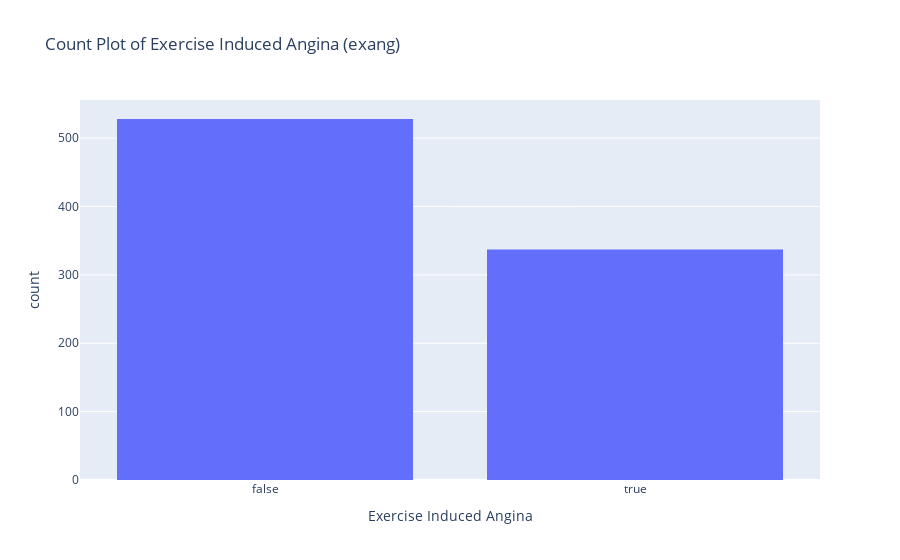

The notebook cell saved with this chart:
### Code cell
# Count plot for 'exang'
fig = px.histogram(df, x='exang', title='Count Plot of Exercise Induced Angina (exang)',
                   labels={'exang': 'Exercise Induced Angina'},
                   color_discrete_map={0: 'lightblue', 1: 'lightcoral'})
fig.show()

### Figure 1 — Plotly figure (JSON) as saved in the notebook; plotly's stock layout.template omitted (floating-point values rounded to 4 significant figures; data arrays with more than 128 entries replaced by an {"elided": "..."} marker saying what was removed)
{"data": [{"alignmentgroup": "True", "bingroup": "x", "hovertemplate": "Exercise Induced Angina=%{x}<br>count=%{y}<extra></extra>", "legendgroup": "", "marker": {"color": "#636efa", "pattern": {"shape": ""}}, "name": "", "offsetgroup": "", "orientation": "v", "showlegend": false, "type": "histogram", "x": {"elided": "920 bool values"}, "xaxis": "x", "yaxis": "y"}], "layout": {"barmode": "relative", "legend": {"tracegroupgap": 0}, "title": {"text": "Count Plot of Exercise Induced Angina (exang)"}, "xaxis": {"anchor": "y", "domain": [0, 1], "title": {"text": "Exercise Induced Angina"}}, "yaxis": {"anchor": "x", "domain": [0, 1], "title": {"text": "count"}}}}
